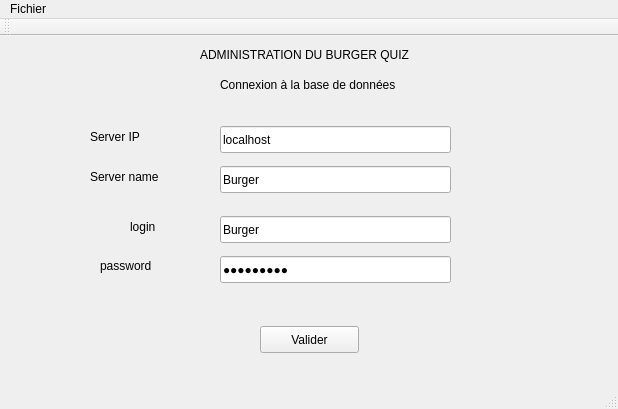
<?xml version="1.0" encoding="UTF-8"?>
<ui version="4.0">
 <class>MainWindow</class>
 <widget class="QMainWindow" name="MainWindow">
  <property name="geometry">
   <rect>
    <x>0</x>
    <y>0</y>
    <width>618</width>
    <height>409</height>
   </rect>
  </property>
  <property name="windowTitle">
   <string>MainWindow</string>
  </property>
  <widget class="QWidget" name="centralWidget">
   <widget class="QStackedWidget" name="stackedWidget">
    <property name="geometry">
     <rect>
      <x>10</x>
      <y>0</y>
      <width>601</width>
      <height>341</height>
     </rect>
    </property>
    <property name="currentIndex">
     <number>0</number>
    </property>
    <widget class="QWidget" name="connection">
     <widget class="QLabel" name="login">
      <property name="geometry">
       <rect>
        <x>120</x>
        <y>180</y>
        <width>41</width>
        <height>21</height>
       </rect>
      </property>
      <property name="text">
       <string>login</string>
      </property>
     </widget>
     <widget class="QLineEdit" name="lineEdit_pwd">
      <property name="geometry">
       <rect>
        <x>210</x>
        <y>220</y>
        <width>231</width>
        <height>27</height>
       </rect>
      </property>
      <property name="text">
       <string>Burgerpwd</string>
      </property>
      <property name="echoMode">
       <enum>QLineEdit::Password</enum>
      </property>
     </widget>
     <widget class="QLabel" name="titre">
      <property name="geometry">
       <rect>
        <x>190</x>
        <y>10</y>
        <width>251</width>
        <height>17</height>
       </rect>
      </property>
      <property name="text">
       <string>ADMINISTRATION DU BURGER QUIZ</string>
      </property>
     </widget>
     <widget class="QPushButton" name="pushButton">
      <property name="geometry">
       <rect>
        <x>250</x>
        <y>290</y>
        <width>99</width>
        <height>27</height>
       </rect>
      </property>
      <property name="text">
       <string>Valider</string>
      </property>
     </widget>
     <widget class="QLabel" name="pwd">
      <property name="geometry">
       <rect>
        <x>90</x>
        <y>220</y>
        <width>91</width>
        <height>20</height>
       </rect>
      </property>
      <property name="text">
       <string>password</string>
      </property>
     </widget>
     <widget class="QLabel" name="feuille">
      <property name="geometry">
       <rect>
        <x>210</x>
        <y>40</y>
        <width>221</width>
        <height>17</height>
       </rect>
      </property>
      <property name="text">
       <string>Connexion à la base de données</string>
      </property>
     </widget>
     <widget class="QLineEdit" name="lineEdit_login">
      <property name="geometry">
       <rect>
        <x>210</x>
        <y>180</y>
        <width>231</width>
        <height>27</height>
       </rect>
      </property>
      <property name="text">
       <string>Burger</string>
      </property>
     </widget>
     <widget class="QLabel" name="name">
      <property name="geometry">
       <rect>
        <x>80</x>
        <y>130</y>
        <width>91</width>
        <height>21</height>
       </rect>
      </property>
      <property name="text">
       <string>Server name</string>
      </property>
     </widget>
     <widget class="QLineEdit" name="lineEdit_name">
      <property name="geometry">
       <rect>
        <x>210</x>
        <y>130</y>
        <width>231</width>
        <height>27</height>
       </rect>
      </property>
      <property name="text">
       <string>Burger</string>
      </property>
     </widget>
     <widget class="QLabel" name="IP">
      <property name="geometry">
       <rect>
        <x>80</x>
        <y>90</y>
        <width>81</width>
        <height>21</height>
       </rect>
      </property>
      <property name="text">
       <string>Server IP</string>
      </property>
     </widget>
     <widget class="QLineEdit" name="lineEdit_IP">
      <property name="geometry">
       <rect>
        <x>210</x>
        <y>90</y>
        <width>231</width>
        <height>27</height>
       </rect>
      </property>
      <property name="text">
       <string>localhost</string>
      </property>
     </widget>
    </widget>
    <widget class="QWidget" name="ajoutquestion">
     <widget class="QPushButton" name="Confirmer">
      <property name="geometry">
       <rect>
        <x>330</x>
        <y>280</y>
        <width>99</width>
        <height>27</height>
       </rect>
      </property>
      <property name="text">
       <string>Confirmer</string>
      </property>
     </widget>
     <widget class="QLineEdit" name="lineEdit_question_1">
      <property name="geometry">
       <rect>
        <x>260</x>
        <y>80</y>
        <width>113</width>
        <height>27</height>
       </rect>
      </property>
     </widget>
     <widget class="QLineEdit" name="lineEdit_question_2">
      <property name="geometry">
       <rect>
        <x>260</x>
        <y>110</y>
        <width>113</width>
        <height>27</height>
       </rect>
      </property>
     </widget>
     <widget class="QLineEdit" name="lineEdit_prop1">
      <property name="geometry">
       <rect>
        <x>260</x>
        <y>140</y>
        <width>113</width>
        <height>27</height>
       </rect>
      </property>
     </widget>
     <widget class="QLineEdit" name="lineEdit_prop2">
      <property name="geometry">
       <rect>
        <x>260</x>
        <y>170</y>
        <width>113</width>
        <height>27</height>
       </rect>
      </property>
     </widget>
     <widget class="QComboBox" name="comboBox_categorie">
      <property name="geometry">
       <rect>
        <x>260</x>
        <y>40</y>
        <width>111</width>
        <height>27</height>
       </rect>
      </property>
     </widget>
     <widget class="QLabel" name="label_2">
      <property name="geometry">
       <rect>
        <x>210</x>
        <y>10</y>
        <width>101</width>
        <height>17</height>
       </rect>
      </property>
      <property name="text">
       <string>Ajout question</string>
      </property>
     </widget>
     <widget class="QLabel" name="label_3">
      <property name="geometry">
       <rect>
        <x>30</x>
        <y>40</y>
        <width>191</width>
        <height>20</height>
       </rect>
      </property>
      <property name="text">
       <string>Selectionner une catégorie</string>
      </property>
     </widget>
     <widget class="QLabel" name="label_4">
      <property name="geometry">
       <rect>
        <x>50</x>
        <y>80</y>
        <width>151</width>
        <height>17</height>
       </rect>
      </property>
      <property name="text">
       <string>Ajouter une question</string>
      </property>
     </widget>
     <widget class="QLabel" name="label_5">
      <property name="geometry">
       <rect>
        <x>380</x>
        <y>80</y>
        <width>67</width>
        <height>17</height>
       </rect>
      </property>
      <property name="text">
       <string>, ou</string>
      </property>
     </widget>
     <widget class="QLabel" name="label_6">
      <property name="geometry">
       <rect>
        <x>370</x>
        <y>110</y>
        <width>101</width>
        <height>17</height>
       </rect>
      </property>
      <property name="text">
       <string>, ou les deux</string>
      </property>
     </widget>
     <widget class="QLabel" name="label_7">
      <property name="geometry">
       <rect>
        <x>30</x>
        <y>140</y>
        <width>181</width>
        <height>20</height>
       </rect>
      </property>
      <property name="text">
       <string>Ajouter tois propositions</string>
      </property>
     </widget>
     <widget class="QLineEdit" name="lineEdit_prop3">
      <property name="geometry">
       <rect>
        <x>260</x>
        <y>200</y>
        <width>113</width>
        <height>27</height>
       </rect>
      </property>
     </widget>
     <widget class="QRadioButton" name="radioButton">
      <property name="geometry">
       <rect>
        <x>390</x>
        <y>140</y>
        <width>41</width>
        <height>22</height>
       </rect>
      </property>
      <property name="text">
       <string>1</string>
      </property>
     </widget>
     <widget class="QRadioButton" name="radioButton_2">
      <property name="geometry">
       <rect>
        <x>430</x>
        <y>140</y>
        <width>41</width>
        <height>22</height>
       </rect>
      </property>
      <property name="text">
       <string>2</string>
      </property>
     </widget>
     <widget class="QRadioButton" name="radioButton_3">
      <property name="geometry">
       <rect>
        <x>470</x>
        <y>140</y>
        <width>41</width>
        <height>22</height>
       </rect>
      </property>
      <property name="text">
       <string>3</string>
      </property>
     </widget>
     <widget class="QRadioButton" name="radioButton_4">
      <property name="geometry">
       <rect>
        <x>430</x>
        <y>170</y>
        <width>41</width>
        <height>22</height>
       </rect>
      </property>
      <property name="text">
       <string>2</string>
      </property>
     </widget>
     <widget class="QRadioButton" name="radioButton_5">
      <property name="geometry">
       <rect>
        <x>390</x>
        <y>170</y>
        <width>41</width>
        <height>22</height>
       </rect>
      </property>
      <property name="text">
       <string>1</string>
      </property>
     </widget>
     <widget class="QRadioButton" name="radioButton_6">
      <property name="geometry">
       <rect>
        <x>470</x>
        <y>170</y>
        <width>41</width>
        <height>22</height>
       </rect>
      </property>
      <property name="text">
       <string>3</string>
      </property>
     </widget>
     <widget class="QRadioButton" name="radioButton_7">
      <property name="geometry">
       <rect>
        <x>430</x>
        <y>200</y>
        <width>41</width>
        <height>22</height>
       </rect>
      </property>
      <property name="text">
       <string>2</string>
      </property>
     </widget>
     <widget class="QRadioButton" name="radioButton_8">
      <property name="geometry">
       <rect>
        <x>390</x>
        <y>200</y>
        <width>41</width>
        <height>22</height>
       </rect>
      </property>
      <property name="text">
       <string>1</string>
      </property>
     </widget>
     <widget class="QRadioButton" name="radioButton_9">
      <property name="geometry">
       <rect>
        <x>470</x>
        <y>200</y>
        <width>41</width>
        <height>22</height>
       </rect>
      </property>
      <property name="text">
       <string>3</string>
      </property>
     </widget>
    </widget>
    <widget class="QWidget" name="Accueil">
     <widget class="QPushButton" name="Deconnexion">
      <property name="geometry">
       <rect>
        <x>432</x>
        <y>20</y>
        <width>99</width>
        <height>27</height>
       </rect>
      </property>
      <property name="text">
       <string>Déconnexion</string>
      </property>
     </widget>
     <widget class="QLabel" name="label">
      <property name="geometry">
       <rect>
        <x>62</x>
        <y>0</y>
        <width>251</width>
        <height>17</height>
       </rect>
      </property>
      <property name="text">
       <string>ADMINISTRATION DU BURGER QUIZ</string>
      </property>
     </widget>
     <widget class="QPushButton" name="proposition">
      <property name="geometry">
       <rect>
        <x>410</x>
        <y>140</y>
        <width>121</width>
        <height>27</height>
       </rect>
      </property>
      <property name="text">
       <string>Ajout proposition</string>
      </property>
     </widget>
     <widget class="QPushButton" name="question">
      <property name="geometry">
       <rect>
        <x>410</x>
        <y>100</y>
        <width>121</width>
        <height>27</height>
       </rect>
      </property>
      <property name="text">
       <string>Ajout Question</string>
      </property>
     </widget>
     <widget class="QPushButton" name="categorie">
      <property name="geometry">
       <rect>
        <x>410</x>
        <y>60</y>
        <width>121</width>
        <height>27</height>
       </rect>
      </property>
      <property name="text">
       <string>Ajout catégorie</string>
      </property>
     </widget>
     <widget class="QTreeWidget" name="treeWidget">
      <property name="geometry">
       <rect>
        <x>10</x>
        <y>20</y>
        <width>381</width>
        <height>321</height>
       </rect>
      </property>
      <column>
       <property name="text">
        <string notr="true">1</string>
       </property>
      </column>
     </widget>
    </widget>
   </widget>
  </widget>
  <widget class="QMenuBar" name="menuBar">
   <property name="geometry">
    <rect>
     <x>0</x>
     <y>0</y>
     <width>618</width>
     <height>25</height>
    </rect>
   </property>
   <widget class="QMenu" name="menuAdmin">
    <property name="title">
     <string>Fichier</string>
    </property>
   </widget>
   <addaction name="menuAdmin"/>
  </widget>
  <widget class="QToolBar" name="mainToolBar">
   <attribute name="toolBarArea">
    <enum>TopToolBarArea</enum>
   </attribute>
   <attribute name="toolBarBreak">
    <bool>false</bool>
   </attribute>
  </widget>
  <widget class="QStatusBar" name="statusBar"/>
 </widget>
 <layoutdefault spacing="6" margin="11"/>
 <resources/>
 <connections/>
</ui>
